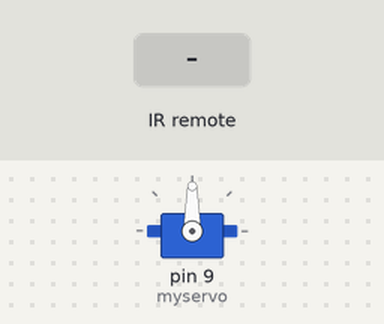
Simulated run of this sketch. Board: Arduino Uno, built with avr-gcc and run on an emulated ATmega328P. On the bench: servo. Inputs (shaded band) come from the test bench.

Above: at 1.2 s.
1.3 s: infrared code 0xFFA857 received
At 2.2 s:
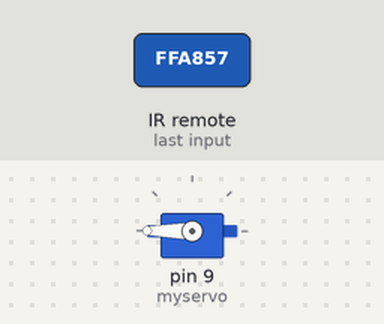
3.1 s: infrared code 0xFF629D received
At 3.27 s:
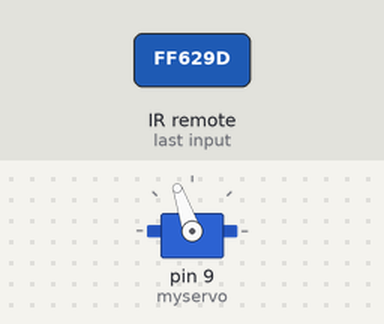
At 4.3 s:
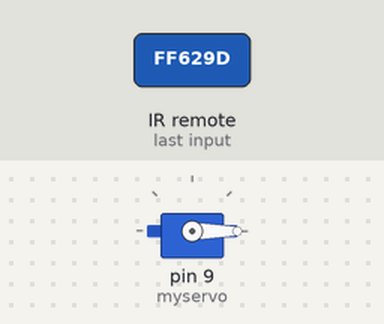
4.9 s: infrared code 0xFF629D received
Timing chart, 0 to 7.9 s (numbered marks = the images above; inputs shaded):
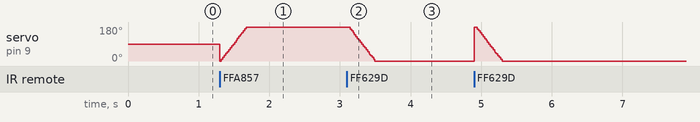

The sketch:

sketchlock.ino
```cpp
#include <Servo.h>
#include <IRremote.h>

Servo myservo;  // create servo object to control a servo
// twelve servo objects can be created on most boards

int receiver = 12; // Signal Pin of IR receiver to Arduino Digital Pin 6

int pos = 0;    // variable to store the servo position


IRrecv irrecv(receiver);    // create instance of 'irrecv'
decode_results results;     // create instance of 'decode_results'

void setup()
{
  irrecv.enableIRIn(); // Start the receiver
  myservo.attach(9);  // attaches the servo on pin 9 to the servo object
}

void loop()
{
if (irrecv.decode(&results)) // have we received an IR signal?

  {
    switch(results.value)

    {

      case 0xFFA857: // VOL+ button pressed
     for (pos = 0; pos <= 190; pos += 1) { // goes from 0 degrees to 180 degrees
    // in steps of 1 degree
    myservo.write(pos);              // tell servo to go to position in variable 'pos'
    delay(2);                       // waits 15ms for the servo to reach the position
  }
                      break;

      case 0xFF629D: // VOL- button pressed
                      for (pos = 190; pos >= 0; pos -= 1) { // goes from 180 degrees to 0 degrees
    myservo.write(pos);              // tell servo to go to position in variable 'pos'
    delay(2);                       // waits 15ms for the servo to reach the position
  }
                      break;

    }

      irrecv.resume(); // receive the next value

  }


}/* --end main loop -- */
```

Measured:
- after the input at 3.1 s, servo on pin 9 (myservo): moves from 180° to 0° over 0.37 s, starting at once
